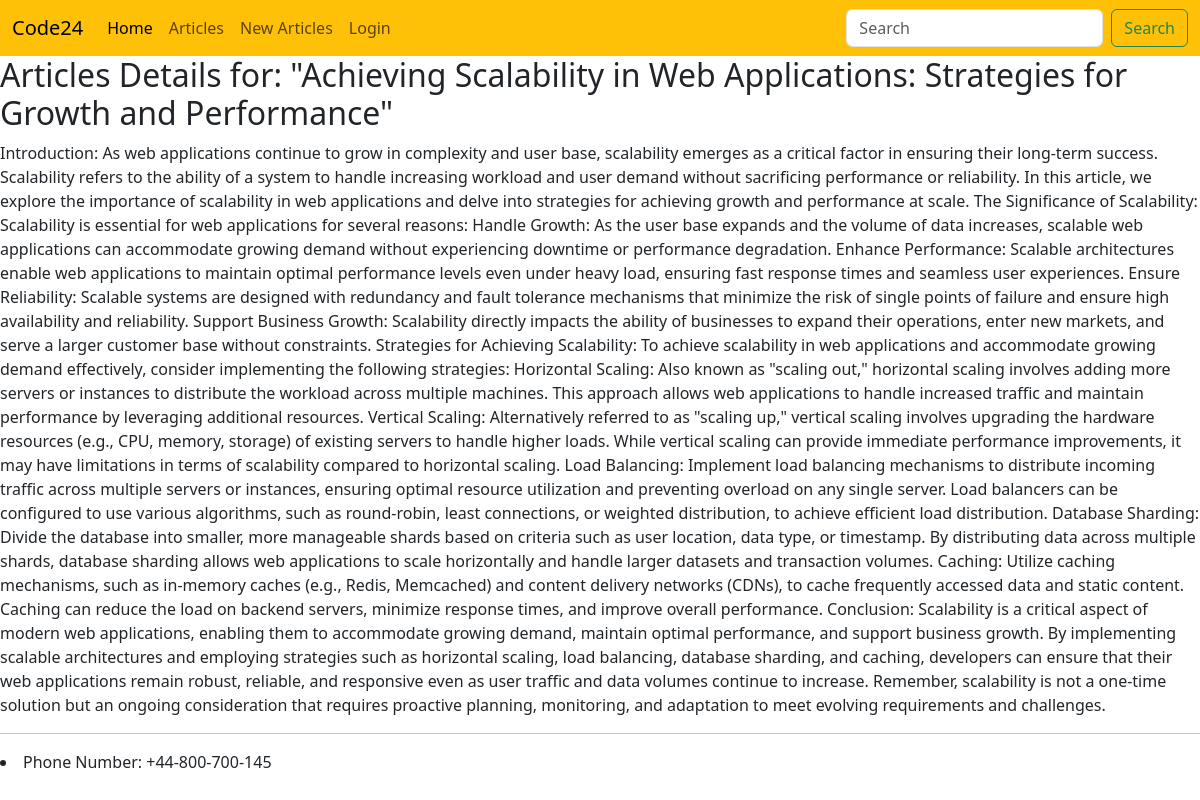
The page /articles/achieving-scalability-in-web-applications-strategies-for-growth-and-performance/ on the database as committed earlier.
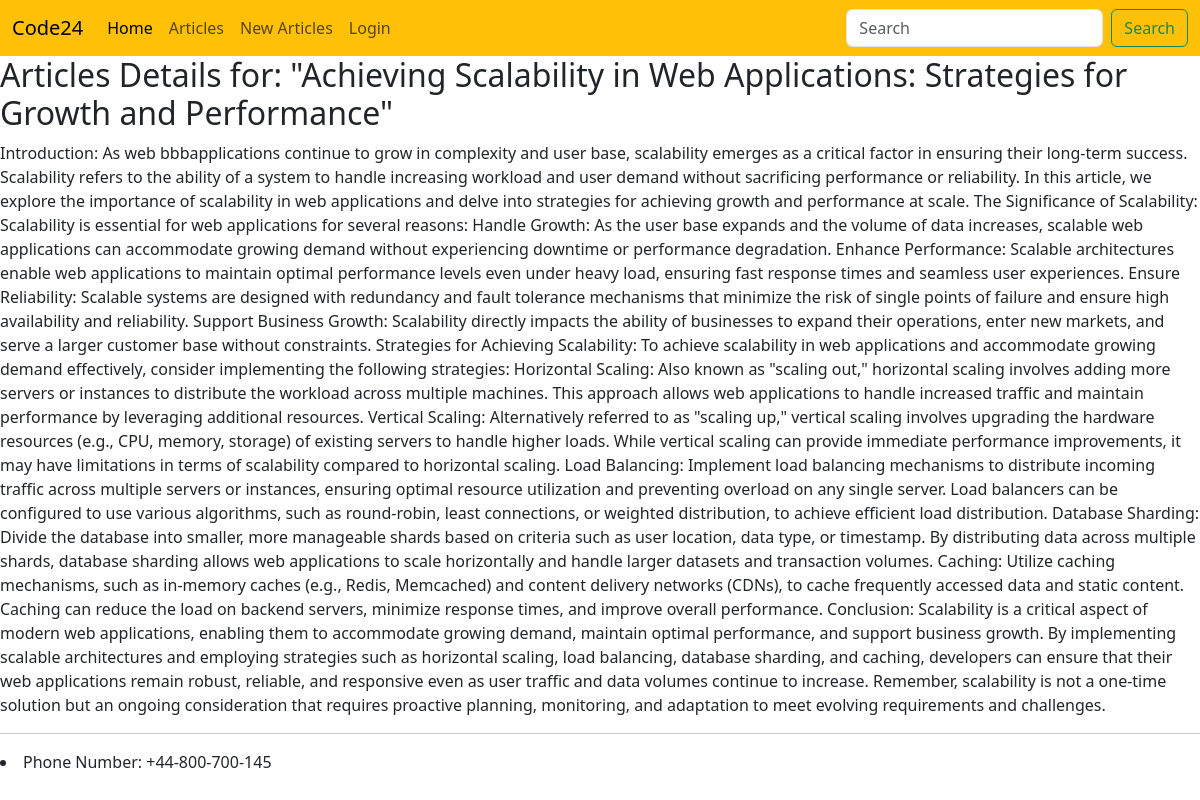
The same page on the database as committed later.
### article/models.py (models this page shows, shortened)
class ArticleModel(models.Model):
    STATUS_OF_ARTICLE = (
        ("checking" , "Checking"),
        ("rejected" , "Rejected"),
        ("published" , "Published"),
    )
    Title = models.CharField(max_length=150)
    Body  = models.TextField(max_length=10000)
    Author= models.ForeignKey("auth.user", on_delete=models.CASCADE)
    Created = models.DateTimeField(auto_now_add=True)
    Edited = models.DateTimeField(auto_now=True)
    Status = models.CharField(max_length=15, choices=STATUS_OF_ARTICLE, default="checking")
    slug   = models.SlugField(unique=True, null=True)
    class Meta:
        ordering = ("-Created",)

### article/views.py (the view)
# urls.py: path('<slug:slug>/', ArticleDetailView.as_view(), name = "ArticleDetailView_url"),
class ArticleDetailView(DetailView):
    model = ArticleModel
    template_name = "article/ArticleDetailView.html"
    context_object_name  = "articles"

### template/article/ArticleDetailView.html (shortened to what this page needs)
{% extends "base.html" %}
{% block title %}<h2>Articles Details for: "{{articles.Title}}"</h2>{% endblock title %}
{% block content %}
{{articles.Body}}
{% endblock content %}

Rows that differ between the two databases and show on the page:
changed ArticleModel "Achieving Scalability in Web Applications: Strategies for Growth and Performance": Body "Introduction: As web applications continue to grow in…" → "Introduction: As web bbbapplications continue to grow in…"
